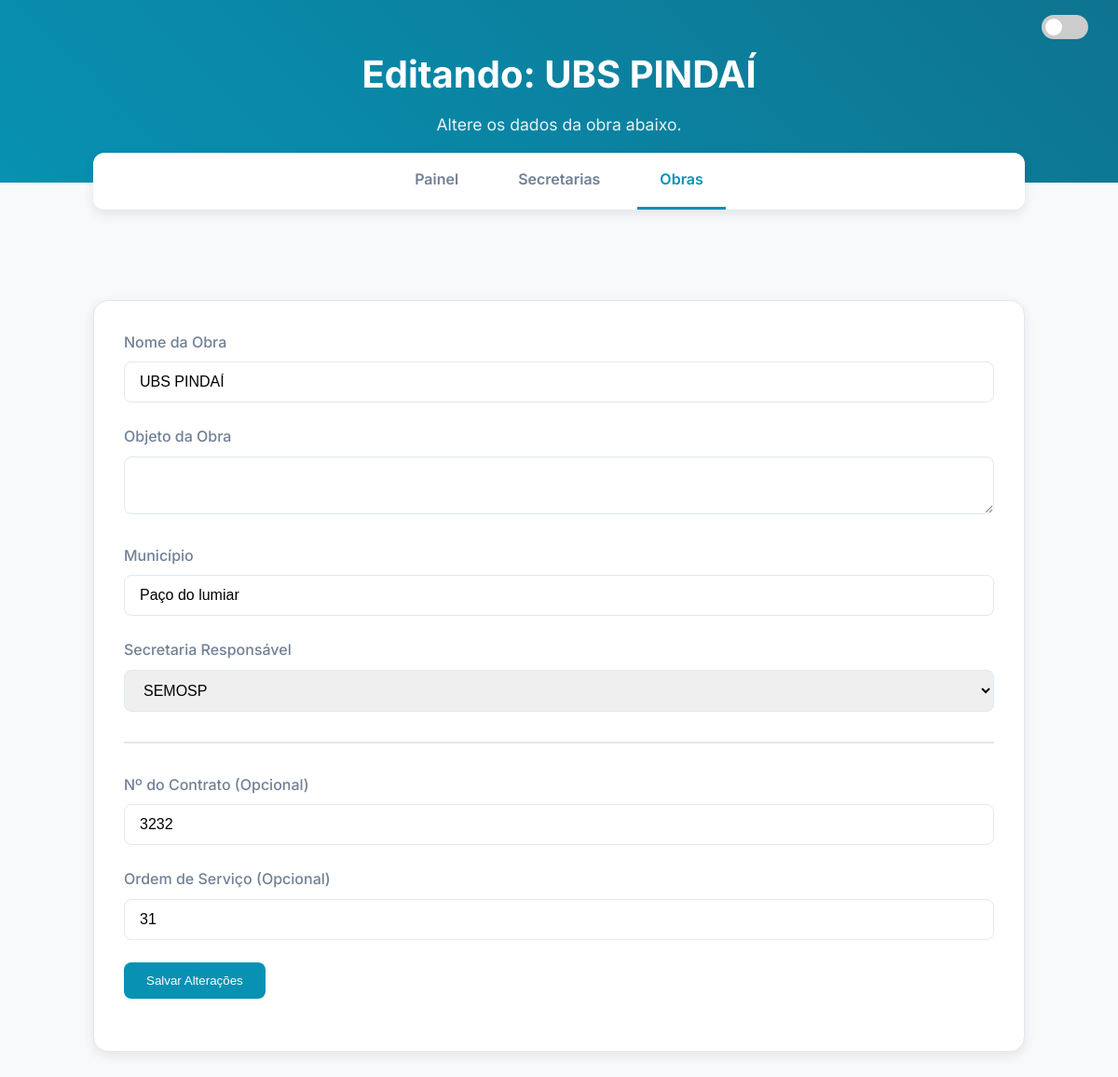
The app's page /obra/1/editar, older data.
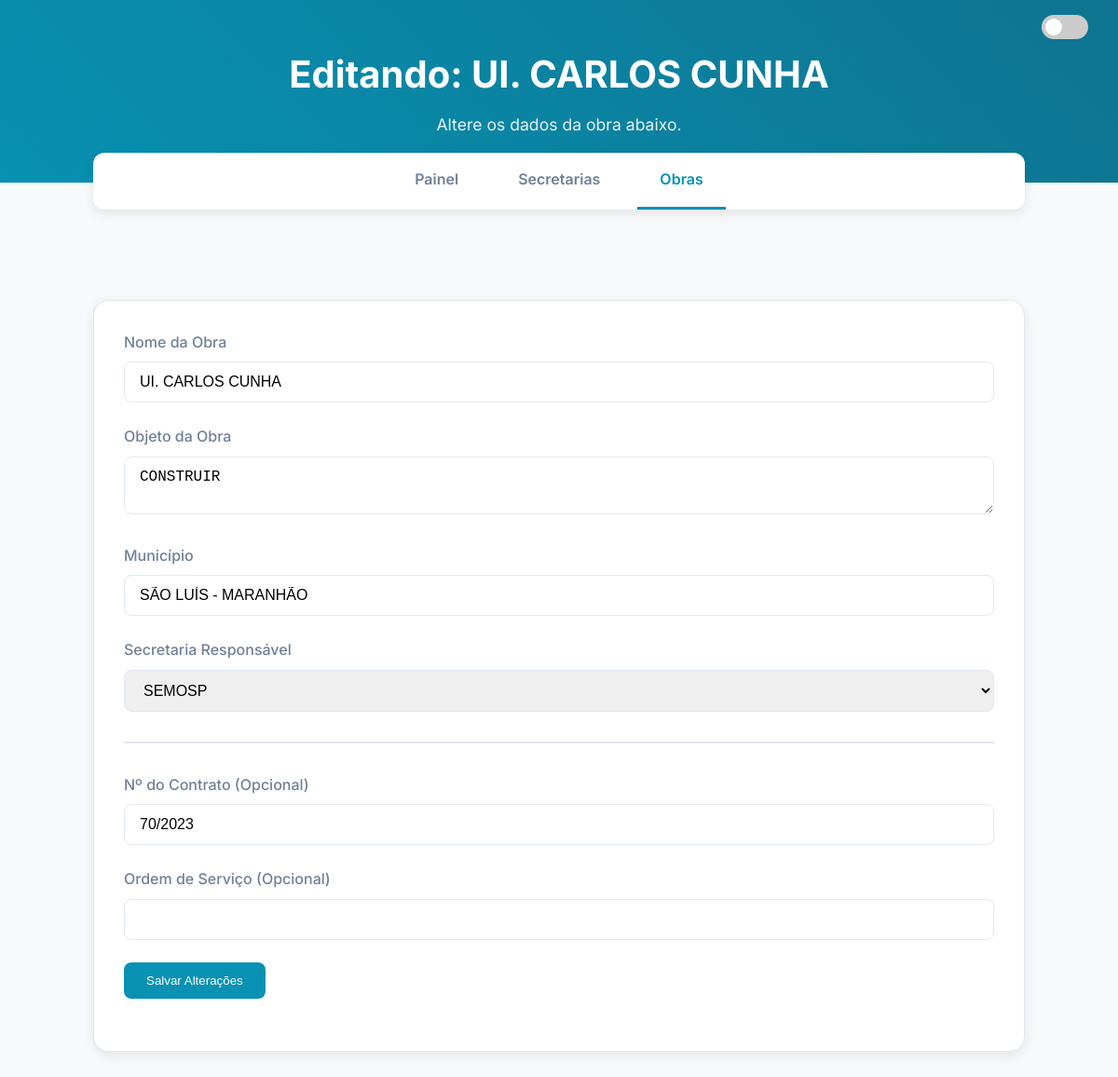
The same page, newer data.
### models.py (models this page shows, shortened)
class Obra(db.Model):
    id = db.Column(db.Integer, primary_key=True)
    nome = db.Column(db.String(200), nullable=False)
    objeto = db.Column(db.Text, nullable=True)
    municipio = db.Column(db.String(100), nullable=True)
    n_contrato = db.Column(db.String(50), nullable=True)
    contrato_fonte = db.Column(db.String(100), nullable=True)
    ordem_servico = db.Column(db.String(50), nullable=True)
    periodo = db.Column(db.String(50), nullable=True)
    endereco = db.Column(db.String(200), nullable=True)
    secretaria_id = db.Column(db.Integer, db.ForeignKey('secretaria.id'), nullable=False)
    andamento = db.relationship('Andamento', backref='obra', uselist=False, cascade="all, delete-orphan")
    gastos = db.relationship('Gasto', backref='obra', order_by="desc(Gasto.data)", cascade="all, delete-orphan")

### app.py (the view)
@app.route('/obra/<int:obra_id>/editar', methods=['GET', 'POST'])
def editar_obra(obra_id):
    obra = Obra.query.get_or_404(obra_id)
    form = ObraForm(obj=obra)
    form.secretaria_id.choices = [(s.id, s.nome) for s in Secretaria.query.all()]
    if form.validate_on_submit():
        form.populate_obj(obra)
        db.session.commit()
        flash('Obra atualizada com sucesso!', 'success')
        return redirect(url_for('listar_obras'))
    form.secretaria_id.data = obra.secretaria_id # Garante que a secretaria correta está selecionada
    return render_template('editar_obra.html', form=form, active_page='obras')

### forms.py
class ObraForm(FlaskForm):
    nome = StringField('Nome da Obra', validators=[DataRequired(), Length(min=5, max=200)])
    objeto = TextAreaField('Objeto')
    municipio = StringField('Município')
    n_contrato = StringField('Nº do Contrato')
    contrato_fonte = StringField('Contrato Fonte')
    ordem_servico = StringField('Ordem de Serviço')
    periodo = StringField('Período')
    endereco = StringField('Endereço')
    secretaria_id = SelectField('Secretaria Responsável', coerce=int, validators=[DataRequired()])
    submit = SubmitField('Cadastrar Obra')

### templates/editar_obra.html (shortened to what this page needs)
{% extends "base.html" %}
{% block header_title %}Editando: {{ form.nome.data }}{% endblock %}
{% block header_subtitle %}Altere os dados da obra abaixo.{% endblock %}
{% block content %}
<div class="content-container">
    <div class="form-container">
        <form method="POST" action="">
            <div class="form-group">
                {{ form.nome.label(text="Nome da Obra") }}
                {{ form.nome(class="form-control") }}
            </div>
            <div class="form-group">
                {{ form.objeto.label(text="Objeto da Obra") }}
                {{ form.objeto(class="form-control") }}
            </div>
            <div class="form-group">
                {{ form.municipio.label(text="Município") }}
                {{ form.municipio(class="form-control") }}
            </div>
            <div class="form-group">
                {{ form.secretaria_id.label(text="Secretaria Responsável") }}
                {{ form.secretaria_id(class="form-control") }}
            </div>
            <hr style="margin: 2rem 0; border: 1px solid var(--border-color);">
            <div class="form-group">
                {{ form.n_contrato.label(text="Nº do Contrato (Opcional)") }}
                {{ form.n_contrato(class="form-control") }}
            </div>
            <div class="form-group">
                {{ form.ordem_servico.label(text="Ordem de Serviço (Opcional)") }}
                {{ form.ordem_servico(class="form-control") }}
            </div>
            <div class="form-group">
                <button type="submit" class="btn">Salvar Alterações</button>
            </div>
        </form>
    </div>
</div>
{% endblock %}

### templates/base.html (shortened to what this page needs)
<!DOCTYPE html>
<html lang="pt-BR">
<head>
    <link rel="stylesheet" href="{{ url_for('static', filename='css/style.css') }}">
</head>
<body class="light-mode">
    <header class="dashboard-header">
        <h1>{% block header_title %}Dashboard Financeiro{% endblock %}</h1>
        <p>{% block header_subtitle %}Acompanhamento de orçamentos e gastos.{% endblock %}</p>
        <div class="theme-switch-wrapper">
            <label class="theme-switch" for="theme-toggle">
                <span class="slider round"></span>
            </label>
        </div>
    </header>
    <nav class="app-nav">
        <a href="{{ url_for('index') }}" class="{% if active_page == 'painel' %}active{% endif %}">Painel</a>
        <a href="{{ url_for('listar_secretarias') }}" class="{% if active_page == 'secretarias' %}active{% endif %}">Secretarias</a>
        <a href="{{ url_for('listar_obras') }}" class="{% if active_page == 'obras' %}active{% endif %}">Obras</a>
    </nav>
    <main>
        {% block content %}{% endblock %}
    </main>
</body>
</html>

### static/css/style.css (style rules this page uses)
:root { --bg-color: #F8F9FA; --card-bg-color: #FFFFFF; --text-primary: #2D3748; --text-secondary: #718096; --accent-color: #0891B2; --accent-hover: #0E7490; --border-color: #E2E8F0; --shadow-color: rgba(45, 55, 72, 0.1); --gasto-color: #F97316; --prejuizo-color: #FF1C3A; --disponivel-color: #10B981; }
* { box-sizing: border-box; margin: 0; padding: 0; }
body { font-family: 'Inter', sans-serif; background-color: var(--bg-color); color: var(--text-primary); line-height: 1.6; }
main { padding: 2rem 1rem; }
.dashboard-header { padding: 3rem 1rem; background: linear-gradient(45deg, var(--accent-color), var(--accent-hover)); color: white; text-align: center; margin-bottom: -2rem; position: relative; z-index: 1; }
.dashboard-header h1 { font-size: 2.5rem; font-weight: 700; margin-bottom: 0.5rem; }
.dashboard-header p { font-size: 1.1rem; opacity: 0.9; }
.content-container { max-width: 1000px; margin: 2rem auto; background-color: var(--card-bg-color); border: 1px solid var(--border-color); border-radius: 16px; padding: 2rem; box-shadow: 0 4px 12px var(--shadow-color); }
.btn { background-color: var(--accent-color); color: white; padding: 0.75rem 1.5rem; border: none; border-radius: 8px; font-weight: 500; text-decoration: none; transition: background-color 0.2s ease; cursor: pointer; }
.form-container .form-group { margin-bottom: 1.5rem; }
.form-container label { display: block; font-weight: 500; margin-bottom: 0.5rem; color: var(--text-secondary); }
.form-container .form-control { width: 100%; padding: 0.75rem 1rem; border: 1px solid var(--border-color); border-radius: 8px; font-size: 1rem; transition: border-color 0.2s ease, box-shadow 0.2s ease; }
.app-nav { background-color: var(--card-bg-color); border-bottom: 1px solid var(--border-color); padding: 0 2rem; max-width: 1000px; margin: -1rem auto 2rem auto; border-radius: 12px; box-shadow: 0 4px 12px var(--shadow-color); position: relative; z-index: 3; display: flex; justify-content: center; gap: 1rem; }
.app-nav a { color: var(--text-secondary); text-decoration: none; font-weight: 600; padding: 1rem 1.5rem; border-bottom: 3px solid transparent; transition: color 0.2s ease, border-color 0.2s ease; }
.app-nav a.active { color: var(--accent-color); border-bottom-color: var(--accent-color); }
.theme-switch-wrapper { display: flex; align-items: center; position: absolute; top: 1rem; right: 2rem; }
.theme-switch { display: inline-block; height: 26px; position: relative; width: 50px; }
.slider { background-color: #ccc; bottom: 0; cursor: pointer; left: 0; position: absolute; right: 0; top: 0; transition: .4s; }
.slider:before { background-color: #fff; bottom: 4px; content: ""; height: 18px; left: 4px; position: absolute; transition: .4s; width: 18px; }
.slider.round { border-radius: 34px; }
.slider.round:before { border-radius: 50%; }

Row changes from the older to the newer data that the page shows:
changed Obra "SEMOSP": nome.data "UBS PINDAÍ" → "UI. CARLOS CUNHA"; nome "UBS PINDAÍ" → "UI. CARLOS CUNHA"; objeto (not shown) → "CONSTRUIR"; municipio "Paço do lumiar" → "SÃO LUÍS - MARANHÃO"; n_contrato "3232" → "70/2023"; ordem_servico "31" → (not shown)
